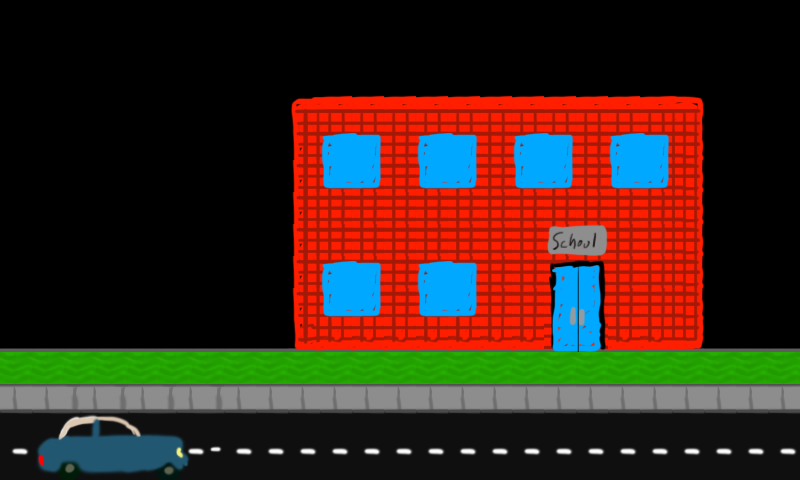

The image is a tile-based game level rendered from a .tmx file. Its description and source (layers, tilesets, objects; grid data summarised) follow:
An orthogonal 25x15 tile map with 32x32 px tiles, 1 tile layer (Tile Layer 1).

<map version="1.0" orientation="orthogonal" renderorder="right-down" width="25" height="15" tilewidth="32" tileheight="32">
 <tileset firstgid="1" name="child" tilewidth="32" tileheight="32">
  <image source="../tile/child.png" width="480" height="480" />
 </tileset>
 <layer name="Tile Layer 1" width="25" height="15">
  <data>[375 cells, 216 non-empty, 45 distinct tile ids]</data>
 </layer>
</map>
